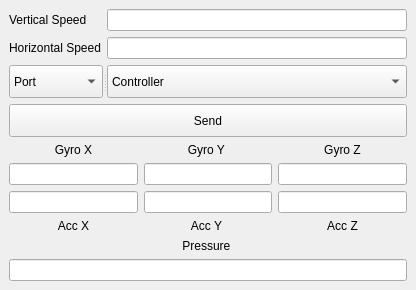
<?xml version="1.0" encoding="UTF-8"?>
<ui version="4.0">
 <class>Controller</class>
 <widget class="QMainWindow" name="Controller">
  <property name="enabled">
   <bool>true</bool>
  </property>
  <property name="geometry">
   <rect>
    <x>0</x>
    <y>0</y>
    <width>416</width>
    <height>290</height>
   </rect>
  </property>
  <property name="windowTitle">
   <string>Controller</string>
  </property>
  <widget class="QWidget" name="centralwidget">
   <layout class="QGridLayout" name="gridLayout_2">
    <item row="0" column="0">
     <layout class="QVBoxLayout" name="verticalLayout">
      <item>
       <layout class="QFormLayout" name="formLayout">
        <item row="0" column="0">
         <widget class="QLabel" name="VLabel">
          <property name="text">
           <string>Vertical Speed</string>
          </property>
         </widget>
        </item>
        <item row="0" column="1">
         <widget class="QLineEdit" name="VLineEdit"/>
        </item>
        <item row="1" column="0">
         <widget class="QLabel" name="HLabel">
          <property name="text">
           <string>Horizontal Speed</string>
          </property>
         </widget>
        </item>
        <item row="1" column="1">
         <widget class="QLineEdit" name="HLineEdit"/>
        </item>
       </layout>
      </item>
      <item>
       <widget class="QSplitter" name="splitter">
        <property name="orientation">
         <enum>Qt::Horizontal</enum>
        </property>
        <widget class="QComboBox" name="portList">
         <property name="minimumSize">
          <size>
           <width>50</width>
           <height>0</height>
          </size>
         </property>
         <property name="layoutDirection">
          <enum>Qt::LeftToRight</enum>
         </property>
         <property name="autoFillBackground">
          <bool>false</bool>
         </property>
         <property name="editable">
          <bool>false</bool>
         </property>
         <property name="currentText">
          <string>Port</string>
         </property>
         <item>
          <property name="text">
           <string>Port</string>
          </property>
         </item>
        </widget>
        <widget class="QComboBox" name="controllerList">
         <property name="sizePolicy">
          <sizepolicy hsizetype="Preferred" vsizetype="Fixed">
           <horstretch>0</horstretch>
           <verstretch>0</verstretch>
          </sizepolicy>
         </property>
         <property name="minimumSize">
          <size>
           <width>300</width>
           <height>0</height>
          </size>
         </property>
         <property name="layoutDirection">
          <enum>Qt::LeftToRight</enum>
         </property>
         <property name="autoFillBackground">
          <bool>false</bool>
         </property>
         <property name="editable">
          <bool>false</bool>
         </property>
         <property name="currentText">
          <string>Controller</string>
         </property>
         <item>
          <property name="text">
           <string>Controller</string>
          </property>
         </item>
        </widget>
       </widget>
      </item>
      <item>
       <widget class="QPushButton" name="submitButton">
        <property name="sizePolicy">
         <sizepolicy hsizetype="Minimum" vsizetype="Minimum">
          <horstretch>0</horstretch>
          <verstretch>0</verstretch>
         </sizepolicy>
        </property>
        <property name="text">
         <string>Send</string>
        </property>
       </widget>
      </item>
     </layout>
    </item>
    <item row="1" column="0">
     <layout class="QVBoxLayout" name="verticalLayout_3">
      <item>
       <layout class="QGridLayout" name="gridLayout">
        <item row="0" column="0">
         <widget class="QLabel" name="GXLabel">
          <property name="text">
           <string>Gyro X</string>
          </property>
          <property name="alignment">
           <set>Qt::AlignCenter</set>
          </property>
         </widget>
        </item>
        <item row="0" column="1">
         <widget class="QLabel" name="GYLabel">
          <property name="text">
           <string>Gyro Y </string>
          </property>
          <property name="alignment">
           <set>Qt::AlignCenter</set>
          </property>
         </widget>
        </item>
        <item row="0" column="2">
         <widget class="QLabel" name="GZLabel">
          <property name="text">
           <string>Gyro Z</string>
          </property>
          <property name="alignment">
           <set>Qt::AlignCenter</set>
          </property>
         </widget>
        </item>
        <item row="1" column="0">
         <widget class="QLineEdit" name="GXLineEdit">
          <property name="alignment">
           <set>Qt::AlignCenter</set>
          </property>
          <property name="readOnly">
           <bool>true</bool>
          </property>
         </widget>
        </item>
        <item row="1" column="1">
         <widget class="QLineEdit" name="GYLineEdit">
          <property name="alignment">
           <set>Qt::AlignCenter</set>
          </property>
          <property name="readOnly">
           <bool>true</bool>
          </property>
         </widget>
        </item>
        <item row="1" column="2">
         <widget class="QLineEdit" name="GZLineEdit">
          <property name="alignment">
           <set>Qt::AlignCenter</set>
          </property>
          <property name="readOnly">
           <bool>true</bool>
          </property>
         </widget>
        </item>
        <item row="2" column="0">
         <widget class="QLineEdit" name="AXLineEdit">
          <property name="alignment">
           <set>Qt::AlignCenter</set>
          </property>
          <property name="readOnly">
           <bool>true</bool>
          </property>
         </widget>
        </item>
        <item row="2" column="1">
         <widget class="QLineEdit" name="AYLineEdit">
          <property name="alignment">
           <set>Qt::AlignCenter</set>
          </property>
          <property name="readOnly">
           <bool>true</bool>
          </property>
         </widget>
        </item>
        <item row="2" column="2">
         <widget class="QLineEdit" name="AZLineEdit">
          <property name="alignment">
           <set>Qt::AlignCenter</set>
          </property>
          <property name="readOnly">
           <bool>true</bool>
          </property>
         </widget>
        </item>
        <item row="3" column="0">
         <widget class="QLabel" name="AXLabel">
          <property name="text">
           <string>Acc X</string>
          </property>
          <property name="alignment">
           <set>Qt::AlignCenter</set>
          </property>
         </widget>
        </item>
        <item row="3" column="1">
         <widget class="QLabel" name="AYLabel">
          <property name="text">
           <string>Acc Y </string>
          </property>
          <property name="alignment">
           <set>Qt::AlignCenter</set>
          </property>
         </widget>
        </item>
        <item row="3" column="2">
         <widget class="QLabel" name="AZLabel">
          <property name="text">
           <string>Acc Z</string>
          </property>
          <property name="alignment">
           <set>Qt::AlignCenter</set>
          </property>
         </widget>
        </item>
       </layout>
      </item>
      <item>
       <layout class="QVBoxLayout" name="verticalLayout_2">
        <item>
         <widget class="QLabel" name="PLabel">
          <property name="text">
           <string>Pressure </string>
          </property>
          <property name="alignment">
           <set>Qt::AlignCenter</set>
          </property>
         </widget>
        </item>
        <item>
         <widget class="QLineEdit" name="PLineEdit">
          <property name="alignment">
           <set>Qt::AlignCenter</set>
          </property>
          <property name="readOnly">
           <bool>true</bool>
          </property>
         </widget>
        </item>
       </layout>
      </item>
     </layout>
    </item>
   </layout>
  </widget>
 </widget>
 <resources/>
 <connections/>
</ui>
